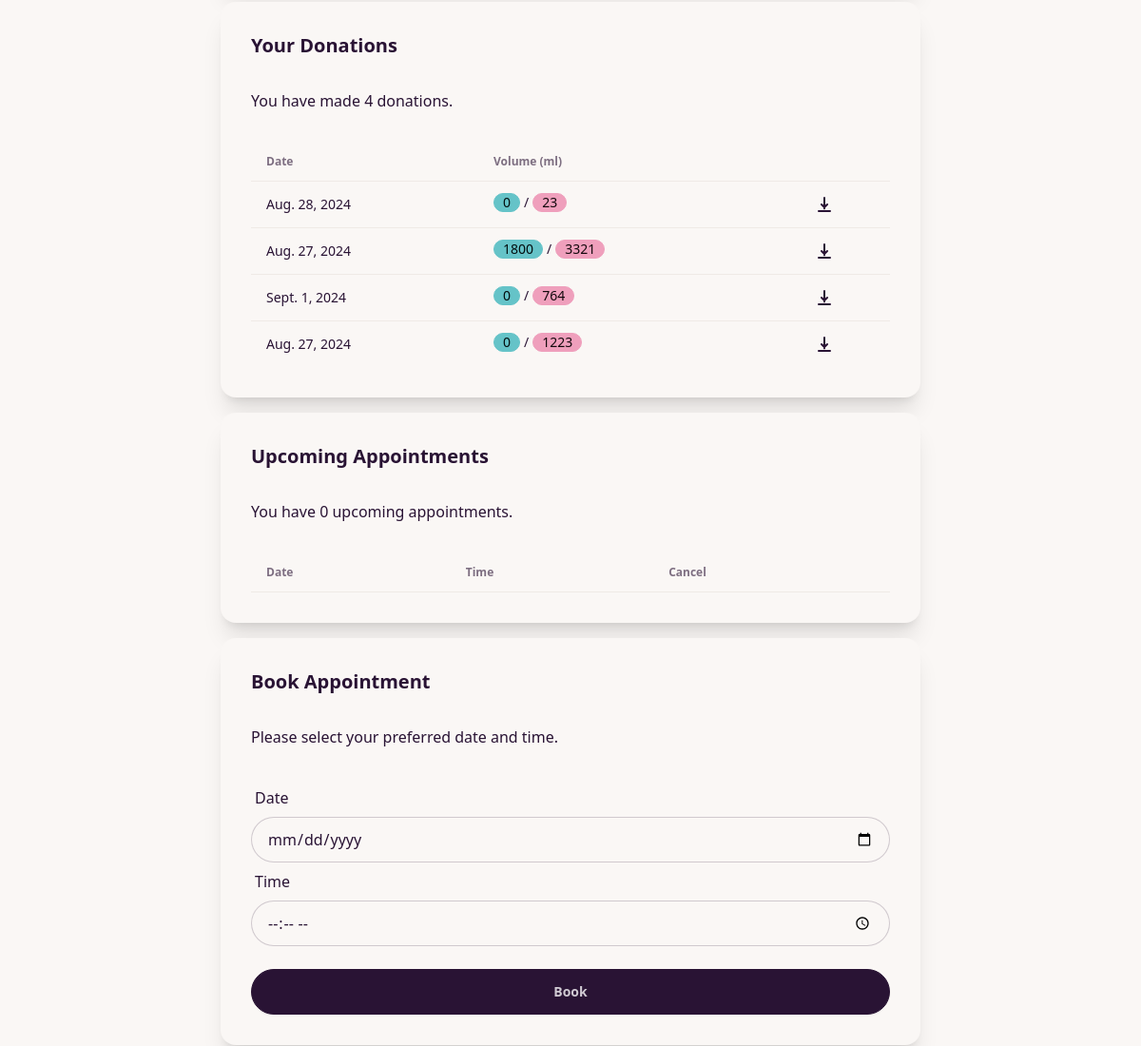
/donors_portal/ (signed in, middle part), run on an earlier commit of the app's database.
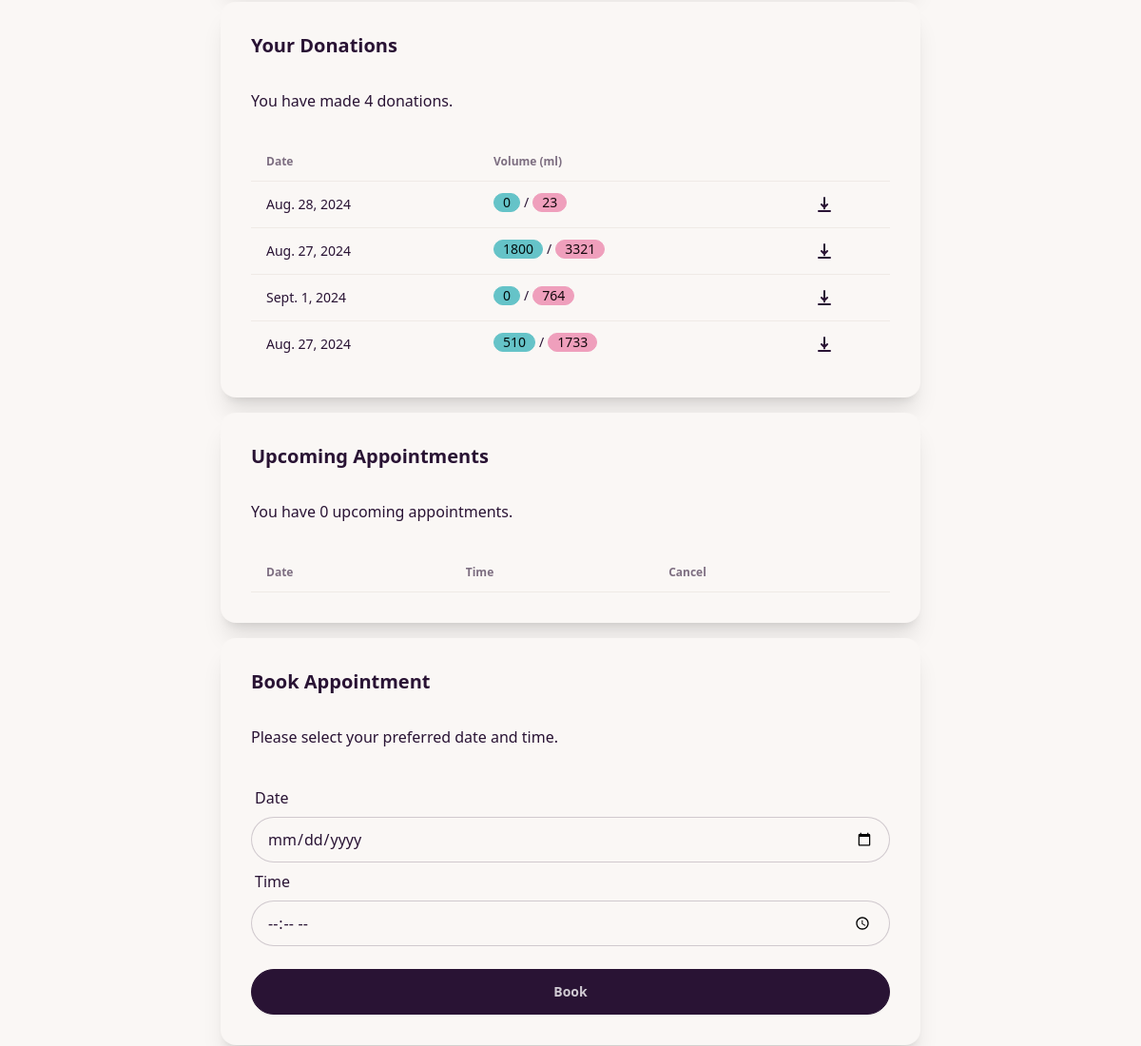
And on a later commit of the database.
### app/models.py (models this page shows, shortened)
class Donation(models.Model):
    donor = models.ForeignKey(Donor, on_delete=models.CASCADE)
    date_of_donation = models.DateField()
    volume = models.IntegerField()  # Volume in ml
    used_volume = models.IntegerField(default=0)  # Volume used in transfusions

### app/views.py (the view)
# urls.py: path('donors_portal/', views.donors_portal, name='donors_portal'),
@login_required
def donors_portal(request):
    donor = Donor.objects.get(user=request.user)
    donations = Donation.objects.filter(donor=donor)
    for donation in donations:
        donation.total_volume = donation.used_volume + donation.volume
    upcoming_appointments = Appointment.objects.filter(donor=donor, appointment_date__gte=datetime.now())
    context = {
        'donor': donor,
        'upcoming_appointments': upcoming_appointments,
        'donations': donations
    }
    return render(request, 'donors_portal.html', context)

### templates/donors_portal.html (shortened to what this page needs)
{% extends 'base.html' %}
{% block content %}
<div class="max-w-3xl mx-auto p-4 mt-4">
    <div class="grid grid-cols-1 gap-4">
        <div class="card bg-base-100 shadow-xl">
            <div class="card-body">
                <h2 class="card-title">Your Donations</h2>
                <p class="py-6">You have made {{ donations.count }} donations.</p>
                <div class="overflow-x-auto">
                    <table class="table w-full">
                        <thead>
                            <tr>
                                <th>Date</th>
                                <th>Volume (ml)</th>
                                <th>   </th>
                            </tr>
                        </thead>
                        <tbody>
                            {% for donation in donations %}
                            <tr>
                                <td>{{ donation.date_of_donation }}</td>
                                <td class="flex items-center gap-1">
                                    <span class="badge badge-primary">{{ donation.used_volume }}</span>
                                    <span class="text-sm">/</span>
                                    <span class="badge badge-secondary">{{ donation.total_volume }}</span>
                                </td>
                                <td>
                                    <a href="{% url "download_certificate" donation.id %}" class="btn btn-xs btn-ghost flex items-center gap-1">
                                    </a>
                                </td>
                            {% endfor %}
                        </tbody>
                    </table>
                </div>
            </div>
        </div>
        <div class="card bg-base-100 shadow-xl">
            <div class="card-body">
                <h2 class="card-title">Upcoming Appointments</h2>
                <p class="py-6">You have {{ upcoming_appointments.count }} upcoming appointments.</p>
                <div class="overflow-x-auto">
                    <table class="table w-full">
                        <thead>
                            <tr>
                                <th>Date</th>
                                <th>Time</th>
                                <th>Cancel</th>
                            </tr>
                        </thead>
                    </table>
                </div>
            </div>
        </div>
        <div class="card bg-base-100 shadow-xl">
            <div class="card-body">
                <h2 class="card-title">Book Appointment</h2>
                <p class="py-6">Please select your preferred date and time.</p>
                <form id="appointment-form" method="post" action="{% url 'book_appointment' %}">
                    <div class="form-control">
                        <label class="label" for="date">Date</label>
                        <input type="date" name="date" id="date" class="input input-bordered w-full" required>
                    </div>
                    <div class="form-control">
                        <label class="label" for="time">Time</label>
                        <input type="time" name="time" id="time" class="input input-bordered w-full" required
                               min="08:00" max="19:00" step="900">
                    </div>
                    <div class="form-control mt-6">
                        <button class="btn btn-neutral w-full">Book</button>
                    </div>
                </form>
            </div>
        </div>
    </div>
</div>
{% endblock %}

### templates/base.html (shortened to what this page needs)
<!DOCTYPE html>
<html lang="en" data-theme="cupcake">
<head>
    <link href="https://cdn.jsdelivr.net/npm/daisyui@4.12.10/dist/full.min.css" rel="stylesheet" type="text/css" />
    <script src="https://cdn.tailwindcss.com"></script>
</head>
<body>
    {% block content %}
    {% endblock %}
</body>
</html>

What changed in the data, as far as the page shows it:
changed Donation (number 4 of 4 on the later page): used_volume "0" → "510"; total_volume "1223" → "1733"
